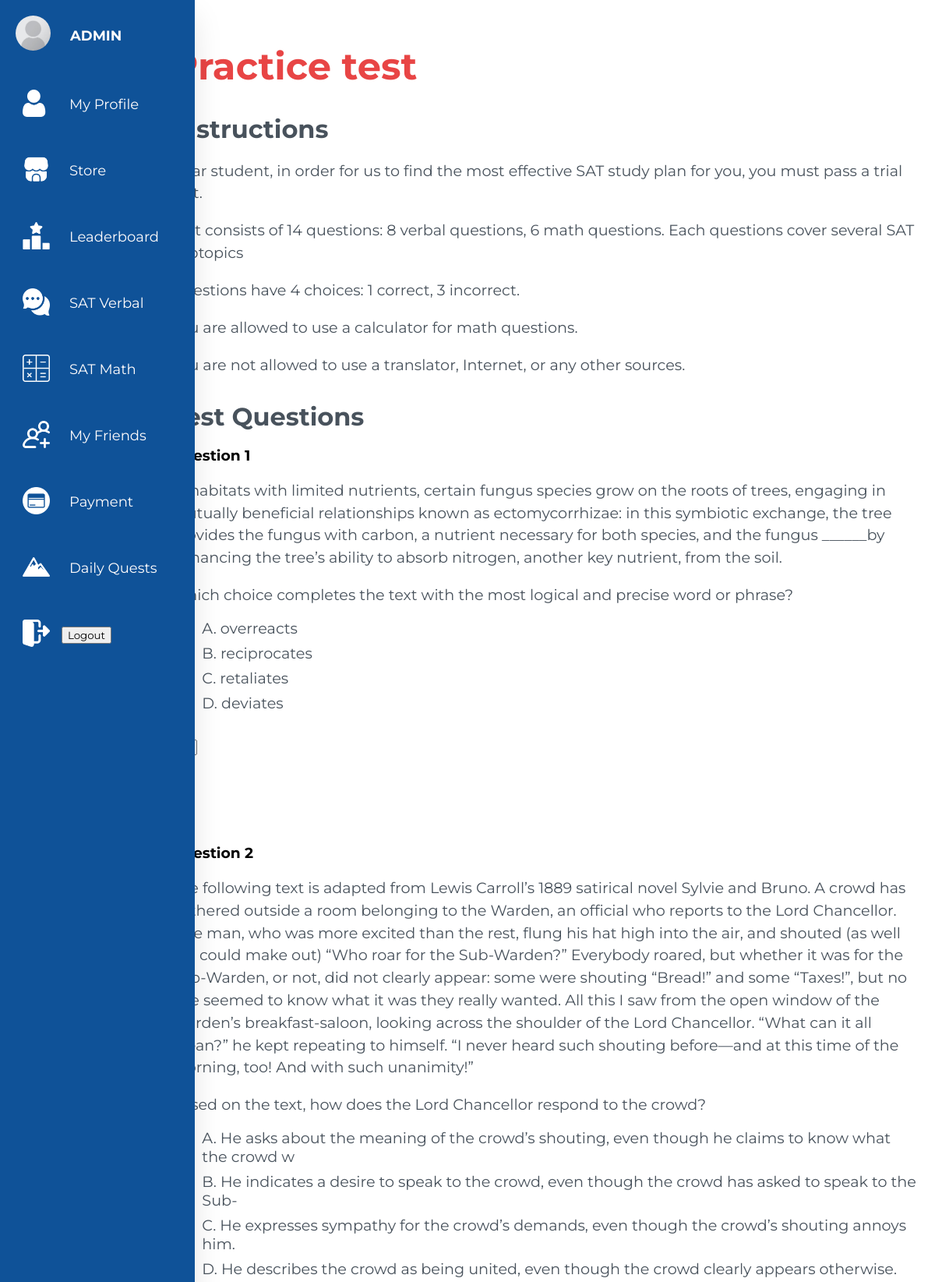
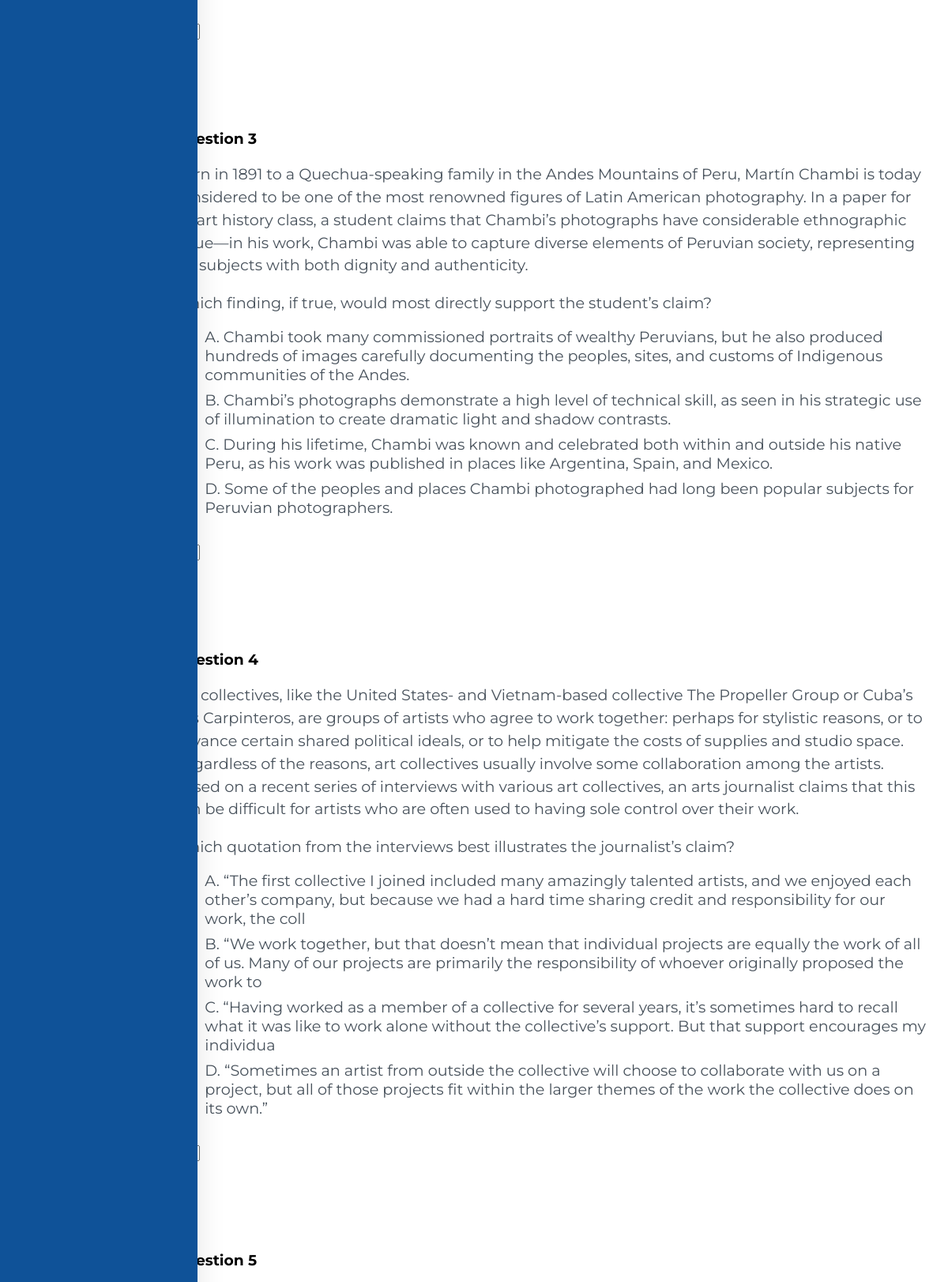
Screenshot of /test/ (signed in, upper part) with the database file from the repository (2 pictures, top to bottom).
### webapp/models.py (models this page shows)
class UserProfile(models.Model):
    user = models.OneToOneField(User, on_delete=models.CASCADE)
    profile_picture = models.ImageField(upload_to='profile_pictures', default='noavatar.jpg')
    name = models.CharField(max_length=20, null=True, blank=True)
    math_score = models.IntegerField(null=True, blank=True)
    verbal_score = models.IntegerField(null=True, blank=True)
    tokens = models.IntegerField(null=True, blank=True)
    numberoftest = models.IntegerField(null=True, default=0)

class Questions(models.Model):
    number = models.IntegerField(null=True)
    paragraph = models.TextField(null=True, blank=True)
    image = models.ImageField(null=True, blank=True)
    question = models.CharField(max_length=500, null=True)
    answer1 = models.CharField(max_length=200, null=True)
    answer2 = models.CharField(max_length=200, null=True)
    answer3 = models.CharField(max_length=200, null=True)
    answer4 = models.CharField(max_length=200, null=True)
    correct = models.CharField(max_length=2)
    explanation = models.TextField()

### webapp/views.py (the view, shortened to what this page needs)
# urls.py: path('test/', views.test, name='test'),
@login_required()
def test(request):
    questions = Questions.objects.all()
    user_profile = UserProfile.objects.get(user=request.user)
    user_profile.math_score = 0
    user_profile.verbal_score = 0
    user_profile.save()
    try:
        user_profile = UserProfile.objects.get(user=request.user)
    except UserProfile.DoesNotExist:
        user_profile = UserProfile.objects.create(user=request.user)
    context = {'questions':questions, 'user_profile': user_profile}
    return render(request, 'test.html', context)

### webapp/templates/test.html (shortened to what this page needs)
{% load static %}
<!DOCTYPE html>
<html lang="en">
<head>
  <link rel="stylesheet" href="{% static 'css/styletest.css' %}">
</head>
<body>
  <div class="container">
        <nav>
            <a href="#" class="logo">
            {% if user_profile.profile_picture %}
                <img src="{{ user_profile.profile_picture.url }}" alt="Profile Picture">
            {% endif %}
            {% if user_profile.name %}
                <span class="nav-item" alt="">{{ user_profile.name }}</span>
            {% else %}
                <span class="nav-item" alt="">{{ request.user.username }}</span>
            {% endif %}
            </a>
            <a href="{% url 'myprofile' %}" ><img src="{% static 'photos/user.png' %}"  class="logo2" alt="">
            <span class="nav-item">My Profile</span>
            </a>
            <a href="{% url 'store' %}"><img src="{% static 'photos/shop.png' %}"  class="logo2" alt="">
            <span class="nav-item">Store</span>
            </a>
            <a href="{% url 'leaderboard' %}" ><img src="{% static 'photos/podium.png' %}"  class="logo2" alt="">
            <span class="nav-item">Leaderboard</span>
            </a>
            <a href="{% url 'satverbal' %}"><img src="{% static 'photos/chat.png' %}"  class="logo2" alt="">
            <span class="nav-item">SAT Verbal</span>
            </a>
            <a href="{% url 'satmath' %}"><img src="{% static 'photos/keys.png' %}"  class="logo2" alt="">
            <span class="nav-item">SAT Math</span>
            </a>
            <a href="{% url 'friends_list' %}"><img src="{% static 'photos/friends.png' %}"  class="logo2" alt="">
            <span class="nav-item">My Friends</span>
            </a>
            <a href="{% url 'payment' %}"><img src="{% static 'photos/payment.png' %}"  class="logo2" alt="">
            <span class="nav-item">Payment</span>
            </a>
            <a href="{% url 'satverbaltest2' %}"><img src="{% static 'photos/quest.png' %}"  class="logo2" alt="">
            <span class="nav-item">Daily Quests</span>
            </a>
            <form method="post" action="{% url 'logoutsystem' %}">
                <a href="#"><img src="{% static 'photos/logout.png' %}"  class="logo2" alt="">
                <button type="submit">Logout</button>
                </a>
            </form>
        </nav>
    <div class="content">
      <div class="test">
        <h1>Practice test</h1>
        <h2>Instructions</h2>
        <p>Dear student, in order for us to find the most effective SAT study plan for you, you must pass a trial test.</p>
        <p>Test consists of 14 questions: 8 verbal questions, 6 math questions. Each questions cover several SAT subtopics</p>
        <p>Questions have 4 choices: 1 correct, 3 incorrect.</p>
        <p>You are allowed to use a calculator for math questions.</p>
        <p>You are not allowed to use a translator, Internet, or any other sources.</p>
        <h2>Test Questions</h2>
        <form method="POST" action="{% url 'test' %}">
          {% for question in questions %}
          <h3>Question {{ question.number }}</h3>
          <p>{{ question.paragraph }}</p>
          <p>{{ question.question }}
          <ul>
          <li>{{ question.answer1 }}</li>
          <li>{{ question.answer2 }}</li>
          <li>{{ question.answer3 }}</li>
          <li>{{ question.answer4 }}</li>
          </ul>
          </p>
          <br><br><br><br><br><br>
          {% endfor %}
          <br>
        </div>
    </div>
  </div>
</body>
</html>

### static/css/styletest.css (style rules this page uses)
* { font-family: 'Montserrat', sans-serif; }
nav { height: 100%; }
.content { margin-left: 16.5%; padding: 1rem; }
.test h1 { font-size: 3rem; color: #e84545; }
.test h2 { font-size: 2rem; color: #48525c; margin-top: 2rem; margin-bottom: 1rem; }
.test p { font-size: 1.2rem; color: #48525c; line-height: 1.5; margin-bottom: 1rem; }
.test ul { margin-top: 1rem; margin-bottom: 1rem; }
.test li { list-style: none; font-size: 1.2rem; color: #48525c; margin-bottom: 0.5rem; }
nav { background-color: #0F5298; position:absolute; content:""; top:0; bottom:0; height:200%; left:0; width:90px; overflow:hidden; transition: width 0.2s linear; box-shadow: 0 20px 35px rgba(0, 0, 0, 0.1); }
.logo { text-align:center; display:flex; transition:all 0.5s ease; margin:10px 0 0 10px; }
.logo img { width:45px; height:45px; border-radius:50%; }
.logo span { font-weight:bold; padding-left:15px; font-size:18px; text-transform:uppercase; }
nav a { position:relative; color: #fffcfc; font-size:18px; display:table; width:300px; padding:10px; transition: font-size 0.2s ease-in-out; }
.nav-item { position:relative; margin-left:10px; margin-top:15px; }
.logo2 { width:35px; height:35px; margin-left:19px; margin-top:30px; vertical-align:-10px; }
a { text-decoration: none; color: #555; }

### rows the page displays
UserProfile: profile_picture (placeholder picture), name "ADMIN"
Questions: number "1", paragraph "In habitats with limited nutrients, certain fungus species grow on the roots of trees, engaging in mutually beneficial relationships known as ectomycorrhizae: in this symbiotic exchange, the tree provides the fungus with carbon, a nutrient necessary for both species, and the fungus ______by enhancing the tree’s ability to absorb nitrogen, another key nutrient, from the soil.", question "Which choice completes the text with the most logical and precise word or phrase?", answer1 "A. overreacts", answer2 "B. reciprocates", answer3 "C. retaliates", answer4 "D. deviates"
Questions: number "2", paragraph "The following text is adapted from Lewis Carroll’s 1889 satirical novel Sylvie and Bruno. A crowd has gathered outside a room belonging to the Warden, an official who reports to the Lord Chancellor. One man, who was more excited than the rest, flung his hat high into the air, and shouted (as well as I could make out) “Who roar for the Sub-Warden?” Everybody roared, but whether it was for the Sub-Warden, or not, did not clearly appear: some were shouting “Bread!” and some “Taxes!”, but no one seemed to know what it was they really wanted. All this I saw from the open window of the Warden’s breakfast-saloon, looking across the shoulder of the Lord Chancellor. “What can it all mean?” he kept…", question "Based on the text, how does the Lord Chancellor respond to the crowd?", answer1 "A. He asks about the meaning of the crowd’s shouting, even though he claims to know what the crowd w", answer2 "B. He indicates a desire to speak to the crowd, even though the crowd has asked to speak to the Sub-", answer3 "C. He expresses sympathy for the crowd’s demands, even though the crowd’s shouting annoys him.", answer4 "D. He describes the crowd as being united, even though the crowd clearly appears otherwise."
Questions: number "3", paragraph "Born in 1891 to a Quechua-speaking family in the Andes Mountains of Peru, Martín Chambi is today considered to be one of the most renowned figures of Latin American photography. In a paper for an art history class, a student claims that Chambi’s photographs have considerable ethnographic value—in his work, Chambi was able to capture diverse elements of Peruvian society, representing his subjects with both dignity and authenticity.", question "Which finding, if true, would most directly support the student’s claim?", answer1 "A. Chambi took many commissioned portraits of wealthy Peruvians, but he also produced hundreds of images carefully documenting the peoples, sites, and customs of Indigenous communities of the Andes.", answer2 "B. Chambi’s photographs demonstrate a high level of technical skill, as seen in his strategic use of illumination to create dramatic light and shadow contrasts.", answer3 "C. During his lifetime, Chambi was known and celebrated both within and outside his native Peru, as his work was published in places like Argentina, Spain, and Mexico.", answer4 "D. Some of the peoples and places Chambi photographed had long been popular subjects for Peruvian photographers."
Questions: number "4", paragraph "Art collectives, like the United States- and Vietnam-based collective The Propeller Group or Cuba’s Los Carpinteros, are groups of artists who agree to work together: perhaps for stylistic reasons, or to advance certain shared political ideals, or to help mitigate the costs of supplies and studio space. Regardless of the reasons, art collectives usually involve some collaboration among the artists. Based on a recent series of interviews with various art collectives, an arts journalist claims that this can be difficult for artists who are often used to having sole control over their work.", question "Which quotation from the interviews best illustrates the journalist’s claim?", answer1 "A. “The first collective I joined included many amazingly talented artists, and we enjoyed each other’s company, but because we had a hard time sharing credit and responsibility for our work, the coll", answer2 "B. “We work together, but that doesn’t mean that individual projects are equally the work of all of us. Many of our projects are primarily the responsibility of whoever originally proposed the work to", answer3 "C. “Having worked as a member of a collective for several years, it’s sometimes hard to recall what it was like to work alone without the collective’s support. But that support encourages my individua", answer4 "D. “Sometimes an artist from outside the collective will choose to collaborate with us on a project, but all of those projects fit within the larger themes of the work the collective does on its own.”"
Questions: number "5"
